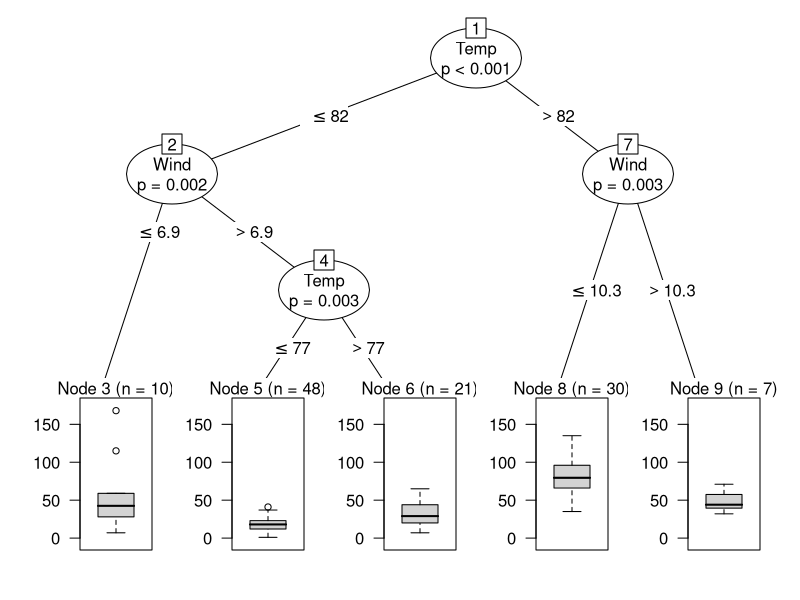

Write the R code that produced this figure.
#ctree using Air Quality
#https://www.r-bloggers.com/package-party-conditional-inference-trees/

#
library(party)
data(airquality)
head(airquality)
airq <- subset(airquality, !is.na(Ozone))
summary(lm(Ozone ~., data=airq))
head(airq)
air.ct <- party::ctree(Ozone ~ ., data = airq)
air.ct
plot(air.ct)
nodes(air.ct, 1)

nodes(air.ct, 5)
nodes(air.ct, 7)
?ctree

Solar.R = c(rep(0,6))
Wind = c(rep(c(5,12),3))
Temp = c(rep(70,6))
Month = Day = c(rep(0,6))

new.airq = data.frame(Solar.R, Wind, Temp, Month, Day)
new.airq
sapply(airq[,-1], class)
sapply(new.airq, class)
class(new.airq$Solar.R) = 'integer'
class(new.airq$Temp) = 'integer'
class(new.airq$Month) = 'integer'
class(new.airq$Day) = 'integer'

cbind(new.airq, predict(air.ct, newdata = new.airq))
predict(air.ct, newdata = new.airq, type = "node")
airq$node = predict(air.ct, type = "node")
head(airq)
where(air.ct)
